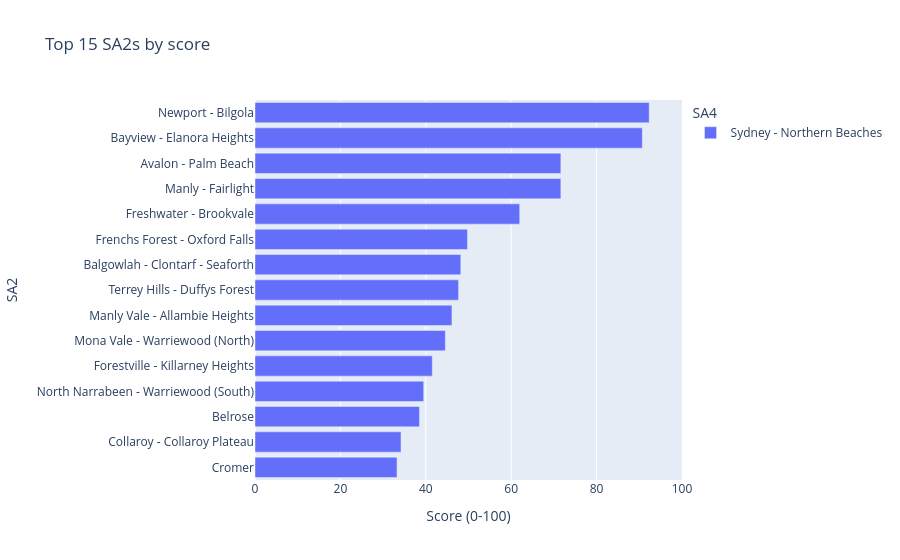
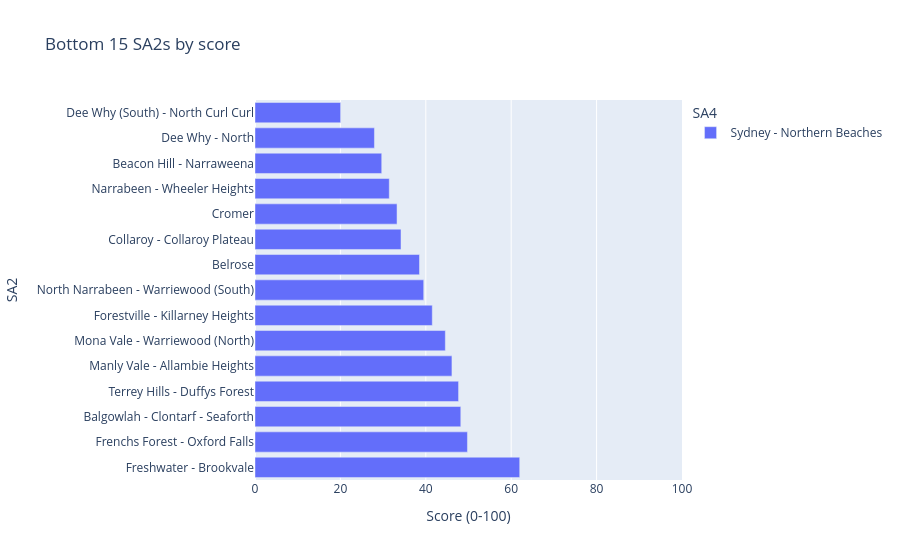

Write notebook code for charts like these, in order.
### Markdown cell above
### Top and Bottom SA2 Scores

These bar charts show the highest and lowest scoring SA2 regions in the selected SA4.

The top-scoring SA2s are the areas with the highest relative POI counts after standardisation and sigmoid transformation. These areas may contain activity centres, transport corridors, recreation clusters, commercial areas, or other dense POI concentrations.

The bottom-scoring SA2s have fewer assigned POIs relative to other SA2s in the same analysis scope. A low score does not necessarily mean the area has poor living conditions. It may reflect residential land use, larger area boundaries, lower POI recording density, or POIs being located in neighbouring SA2s.

These charts are useful because they identify the specific SA2 regions that should be discussed in the report.

### Code cell
build_top_sa2_bar(scores, n=settings.charts.top_n).show()
build_bottom_sa2_bar(scores, n=settings.charts.top_n).show()

### Figure 1 — Plotly figure (JSON) as saved in the notebook; plotly's stock layout.template omitted (floating-point values rounded to 4 significant figures)
{"data": [{"hovertemplate": "SA4=Sydney - Northern Beaches<br>Score (0-100)=%{x}<br>SA2=%{y}<extra></extra>", "legendgroup": "Sydney - Northern Beaches", "marker": {"color": "#636efa", "pattern": {"shape": ""}}, "name": "Sydney - Northern Beaches", "orientation": "h", "showlegend": true, "textposition": "auto", "type": "bar", "x": [33.26, 34.19, 38.52, 39.51, 41.52, 44.58, 46.12, 47.68, 48.19, 49.75, 62.0, 71.63, 71.63, 90.71, 92.32], "xaxis": "x", "y": ["Cromer", "Collaroy - Collaroy Plateau", "Belrose", "North Narrabeen - Warriewood (South)", "Forestville - Killarney Heights", "Mona Vale - Warriewood (North)", "Manly Vale - Allambie Heights", "Terrey Hills - Duffys Forest", "Balgowlah - Clontarf - Seaforth", "Frenchs Forest - Oxford Falls", "Freshwater - Brookvale", "Manly - Fairlight", "Avalon - Palm Beach", "Bayview - Elanora Heights", "Newport - Bilgola"], "yaxis": "y"}], "layout": {"barmode": "relative", "legend": {"title": {"text": "SA4"}, "tracegroupgap": 0}, "title": {"text": "Top 15 SA2s by score"}, "xaxis": {"anchor": "y", "domain": [0, 1], "range": [0, 100], "title": {"text": "Score (0-100)"}}, "yaxis": {"anchor": "x", "domain": [0, 1], "title": {"text": "SA2"}}}}

### Figure 2 — Plotly figure (JSON) as saved in the notebook; plotly's stock layout.template omitted (floating-point values rounded to 4 significant figures)
{"data": [{"hovertemplate": "SA4=Sydney - Northern Beaches<br>Score (0-100)=%{x}<br>SA2=%{y}<extra></extra>", "legendgroup": "Sydney - Northern Beaches", "marker": {"color": "#636efa", "pattern": {"shape": ""}}, "name": "Sydney - Northern Beaches", "orientation": "h", "showlegend": true, "textposition": "auto", "type": "bar", "x": [62.0, 49.75, 48.19, 47.68, 46.12, 44.58, 41.52, 39.51, 38.52, 34.19, 33.26, 31.44, 29.68, 27.97, 20.06], "xaxis": "x", "y": ["Freshwater - Brookvale", "Frenchs Forest - Oxford Falls", "Balgowlah - Clontarf - Seaforth", "Terrey Hills - Duffys Forest", "Manly Vale - Allambie Heights", "Mona Vale - Warriewood (North)", "Forestville - Killarney Heights", "North Narrabeen - Warriewood (South)", "Belrose", "Collaroy - Collaroy Plateau", "Cromer", "Narrabeen - Wheeler Heights", "Beacon Hill - Narraweena", "Dee Why - North", "Dee Why (South) - North Curl Curl"], "yaxis": "y"}], "layout": {"barmode": "relative", "legend": {"title": {"text": "SA4"}, "tracegroupgap": 0}, "title": {"text": "Bottom 15 SA2s by score"}, "xaxis": {"anchor": "y", "domain": [0, 1], "range": [0, 100], "title": {"text": "Score (0-100)"}}, "yaxis": {"anchor": "x", "domain": [0, 1], "title": {"text": "SA2"}}}}
